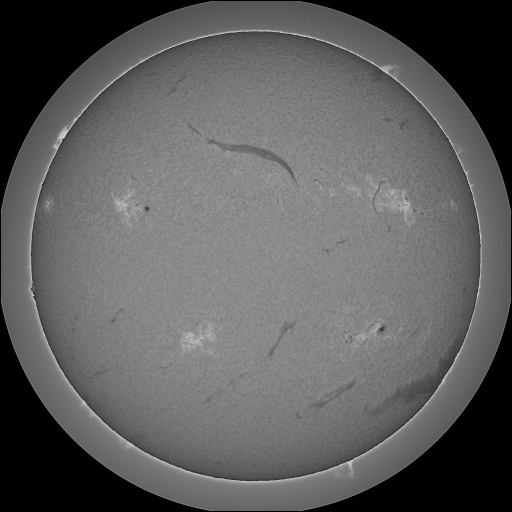
#> input picture best_sample_images/01_best_segmentation_sun2.jpg, 1024 x 1024 px (shown at 1/2 size)
$ python -i solar_preprocessor.py   (imports and definitions only)   (older library calls are emulated)
#> lines starting #> are read from the running program, lines starting #| are printed output that depends on the picture; after the words box and inside, x2 and y2 are one past the last pixel; in counts of white or black regions, pixels touching at a corner belong together
"""
Solar Image Preprocessor
========================
Handles grayscale conversion, normalization, denoising, contrast enhancement,
solar disk detection, limb darkening correction, and image inversion.

Designed for H-alpha full-disk solar observations from GONG/NSO.
"""

import numpy as np
import cv2
from typing import Tuple, Optional, Dict


class SolarPreprocessor:
    """Preprocessing pipeline for H-alpha solar images."""

    def __init__(self, target_size: int = 768, photosphere_mask_radius: float = 0.88):
        self.target_size = target_size
        self.photosphere_mask_radius = photosphere_mask_radius

    def to_grayscale(self, image: np.ndarray) -> np.ndarray:
        """Convert to grayscale if needed."""
        if len(image.shape) == 3:
            return cv2.cvtColor(image, cv2.COLOR_BGR2GRAY)
        return image.copy()

    def detect_solar_disk(self, gray: np.ndarray) -> Tuple[int, int, int]:
        """
        Detect the solar disk center and radius using thresholding + contour fitting.
        """
        _, binary = cv2.threshold(gray, 20, 255, cv2.THRESH_BINARY)
        contours, _ = cv2.findContours(binary, cv2.RETR_EXTERNAL, cv2.CHAIN_APPROX_SIMPLE)
        if not contours:
            h, w = gray.shape
            return w // 2, h // 2, int(min(w, h) // 2 * self.photosphere_mask_radius)

        largest = max(contours, key=cv2.contourArea)
        (cx, cy), radius = cv2.minEnclosingCircle(largest)
        # Apply calibrated photosphere radius (e.g. 0.88 strict core or 1.0 full limb)
        effective_radius = int(radius * self.photosphere_mask_radius)
        return int(cx), int(cy), effective_radius

    def create_disk_mask(self, shape: Tuple[int, int], cx: int, cy: int, radius: int) -> np.ndarray:
        """Create binary mask for the solar disk region."""
        mask = np.zeros(shape, dtype=np.uint8)
        cv2.circle(mask, (cx, cy), radius, 255, -1)
        return mask

    def correct_limb_darkening(self, gray: np.ndarray, cx: int, cy: int, radius: int) -> np.ndarray:
        """
        Correct for center-to-limb brightness variation in H-alpha images.
        Uses a radial polynomial model.
        """
        h, w = gray.shape
        y, x = np.ogrid[:h, :w]
        r = np.sqrt((x - cx) ** 2 + (y - cy) ** 2) / max(radius, 1)
        r = np.clip(r, 0, 1)

        # Limb darkening polynomial: I(r) = 1 - u*(1 - sqrt(1 - r^2))
        mu = np.sqrt(np.maximum(1 - r ** 2, 0))
        u = 0.6  # Limb darkening coefficient for H-alpha
        correction = 1.0 / (1.0 - u * (1.0 - mu) + 1e-8)

        disk_mask = r <= 1.0
        corrected = gray.astype(np.float64)
        corrected[disk_mask] = corrected[disk_mask] * correction[disk_mask]
        corrected = np.clip(corrected, 0, 255).astype(np.uint8)
        return corrected

    def normalize(self, gray: np.ndarray, disk_mask: np.ndarray) -> np.ndarray:
        """Normalize intensity within the solar disk region to [0, 255]."""
        result = gray.copy().astype(np.float64)
        masked = result[disk_mask > 0]
        if len(masked) == 0:
            return gray

        vmin, vmax = np.percentile(masked, [1, 99])
        if vmax - vmin < 1:
            return gray

        result = (result - vmin) / (vmax - vmin) * 255
        result = np.clip(result, 0, 255).astype(np.uint8)
        result[disk_mask == 0] = 0
        return result

    def denoise(self, gray: np.ndarray, sigma: float = 1.0) -> np.ndarray:
        """Apply Gaussian blur for noise reduction."""
        ksize = int(sigma * 4) | 1
        return cv2.GaussianBlur(gray, (ksize, ksize), sigma)

    def enhance_contrast(self, gray: np.ndarray, clip_limit: float = 2.0,
                         tile_size: int = 8) -> np.ndarray:
        """Apply CLAHE for local contrast enhancement."""
        clahe = cv2.createCLAHE(clipLimit=clip_limit, tileGridSize=(tile_size, tile_size))
        return clahe.apply(gray)

    def invert(self, gray: np.ndarray) -> np.ndarray:
        """Invert image so dark filaments become bright (for ridge detection)."""
        return 255 - gray

    def resize(self, image: np.ndarray, size: Optional[int] = None,
                interpolation=cv2.INTER_AREA) -> np.ndarray:
        """Resize image to target size using cv2.INTER_AREA for area-relation anti-aliasing."""
        size = size or self.target_size
        return cv2.resize(image, (size, size), interpolation=interpolation)

    def preprocess(self, image: np.ndarray, return_intermediates: bool = False) -> Dict[str, np.ndarray]:
        """
        Full preprocessing pipeline.
        """
        intermediates = {}
        gray = self.to_grayscale(image)
        intermediates['grayscale'] = gray.copy()

        cx, cy, radius = self.detect_solar_disk(gray)
        disk_mask = self.create_disk_mask(gray.shape, cx, cy, radius)
        intermediates['disk_mask'] = disk_mask.copy()
        intermediates['disk_params'] = (cx, cy, radius)

        corrected = self.correct_limb_darkening(gray, cx, cy, radius)
        intermediates['limb_corrected'] = corrected.copy()

        normalized = self.normalize(corrected, disk_mask)
        intermediates['normalized'] = normalized.copy()

        denoised = self.denoise(normalized, sigma=1.0)
        intermediates['denoised'] = denoised.copy()

        enhanced = self.enhance_contrast(denoised, clip_limit=2.0)
        enhanced[disk_mask == 0] = 0
        intermediates['enhanced'] = enhanced.copy()

        inverted = self.invert(enhanced)
        inverted[disk_mask == 0] = 0
        intermediates['inverted'] = inverted.copy()
        intermediates['preprocessed'] = enhanced.copy()

        if return_intermediates:
            return intermediates
        return {'preprocessed': enhanced, 'inverted': inverted,
                'disk_mask': disk_mask, 'disk_params': (cx, cy, radius)}

    def preprocess_for_model(self, image: np.ndarray) -> np.ndarray:
        """
        Preprocess and resize for model input with cv2.INTER_AREA.
        Returns float32 normalized to [0, 1].
        """
        result = self.preprocess(image, return_intermediates=False)
        preprocessed = result['preprocessed']
        resized = self.resize(preprocessed, self.target_size, interpolation=cv2.INTER_AREA)
        return resized.astype(np.float32) / 255.0

    def preprocess_3channel(self, image: np.ndarray) -> np.ndarray:
        """
        Creates a rich 3-channel chromospheric feature representation [3, H, W]:
        - Channel 0: Normalized H-alpha intensity (CLAHE + limb corrected)
        - Channel 1: Multi-scale Frangi tubular ridge response
        - Channel 2: Multi-scale Hessian maximum curvature eigenvalue
        """
        prep_halpha = self.preprocess_for_model(image)  # [H, W] float32 in [0, 1]

        # Channel 1 & 2: Classical tubular ridge & Hessian eigenvalues
        from classical.frangi import FrangiFilter
        frangi = FrangiFilter(scales=[1, 2, 3, 5, 8], alpha=0.5, beta=0.5, gamma=15.0, black_ridges=True)
        img_u8 = (prep_halpha * 255).astype(np.uint8)
        frangi_resp = frangi.compute_frangi_response(img_u8)
        hessian_resp = frangi.compute_hessian_max_eigenvalue(img_u8)

        ch0 = prep_halpha
        ch1 = cv2.normalize(frangi_resp, None, 0.0, 1.0, cv2.NORM_MINMAX, dtype=cv2.CV_32F)
        ch2 = cv2.normalize(hessian_resp, None, 0.0, 1.0, cv2.NORM_MINMAX, dtype=cv2.CV_32F)

        return np.stack([ch0, ch1, ch2], axis=0)  # Shape: (3, target_size, target_size)

>>> import cv2
>>> picture = cv2.imread('../best_sample_images/01_best_segmentation_sun2.jpg')
#> picture is the input picture: shape (1024, 1024, 3); min 0, max 231, mean 93.5
>>> result = SolarPreprocessor().preprocess_3channel(picture)
#> in detect_solar_disk, `_, binary = cv2.threshold(gray, 20, 255, cv2.THRESH_BINARY)`:
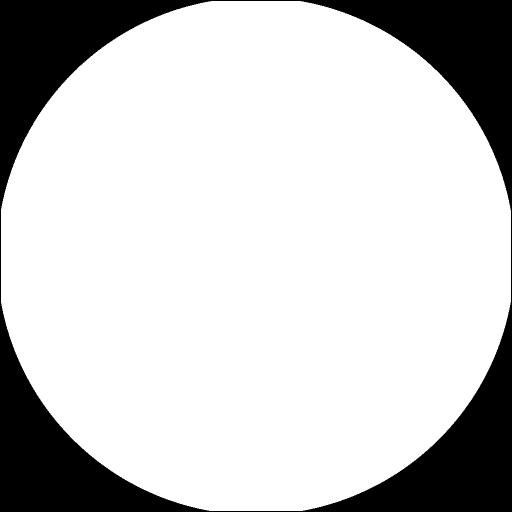
#> binary: shape (1024, 1024) (shown at 1/2 size); 80% white; 1 black region
#> in detect_solar_disk, `contours, _ = cv2.findContours(binary, cv2.RETR_EXTERNAL, cv2.CHAIN_AP..`: contours = 1 contour; box (x1, y1, x2, y2) and area: (2, 2, 1022, 1022) 837609
#> in detect_solar_disk, `largest = max(contours, key=cv2.contourArea)`: largest = contour of 1367 points, box (x1, y1, x2, y2) (2, 2, 1022, 1022), area 837609
#> in detect_solar_disk, `(cx, cy), radius = cv2.minEnclosingCircle(largest)`: cx = 511.2; cy = 511.8; radius = 518.1
#> in detect_solar_disk, `effective_radius = int(radius * self.photosphere_mask_radius)`: effective_radius = 455
#> in preprocess, `cx, cy, radius = self.detect_solar_disk(gray)`: cx = 511; radius = 455
#> in correct_limb_darkening, `r = np.clip(r, 0, 1)`:
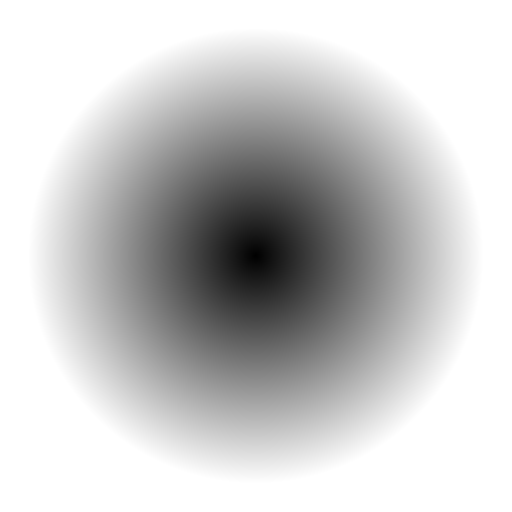
#> r: shape (1024, 1024) float64 (shown at 1/2 size); min 0, max 1, mean 0.793
#> in correct_limb_darkening, `correction = 1.0 / (1.0 - u * (1.0 - mu) + 1e-8)`:
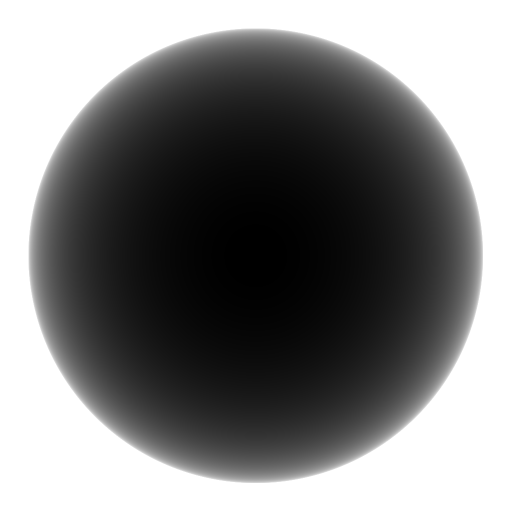
#> correction: shape (1024, 1024) float64 (shown at 1/2 size); min 1, max 2.5, mean 1.75; drawn with min black and max white
#> in correct_limb_darkening, `corrected = np.clip(corrected, 0, 255).astype(np.uint8)`:
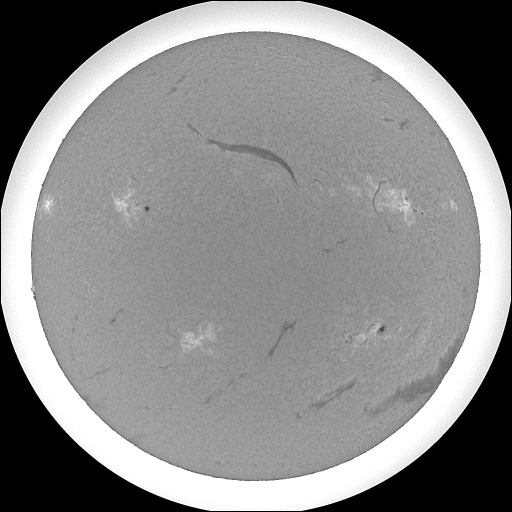
#> corrected: shape (1024, 1024) (shown at 1/2 size); min 0, max 255, mean 137.5
#> in normalize, `vmin, vmax = np.percentile(masked, [1, 99])`: vmin = 116; vmax = 255
#> in normalize, `result[disk_mask == 0] = 0`:
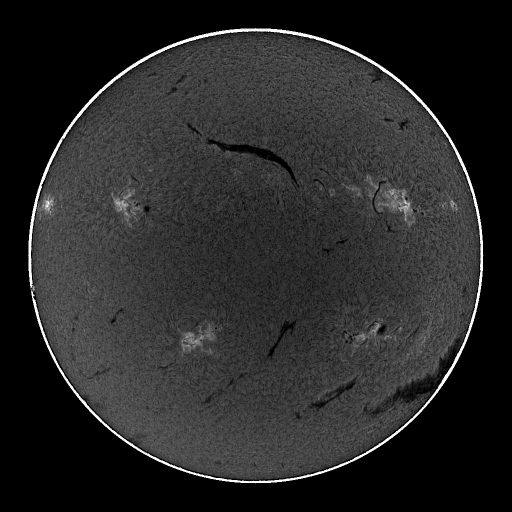
#> result: shape (1024, 1024) (shown at 1/2 size); min 0, max 255, mean 39.8
#> in preprocess, `inverted[disk_mask == 0] = 0`:
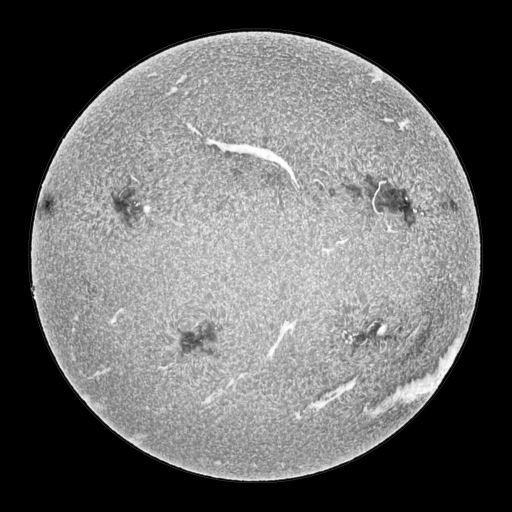
#> inverted: shape (1024, 1024) (shown at 1/2 size); min 0, max 254, mean 103.7
#> in preprocess_for_model, `result = self.preprocess(image, return_intermediates=False)`: result = 4 items
#> in resize, `return cv2.resize(image, (size, size), interpolation=interpolation)`:
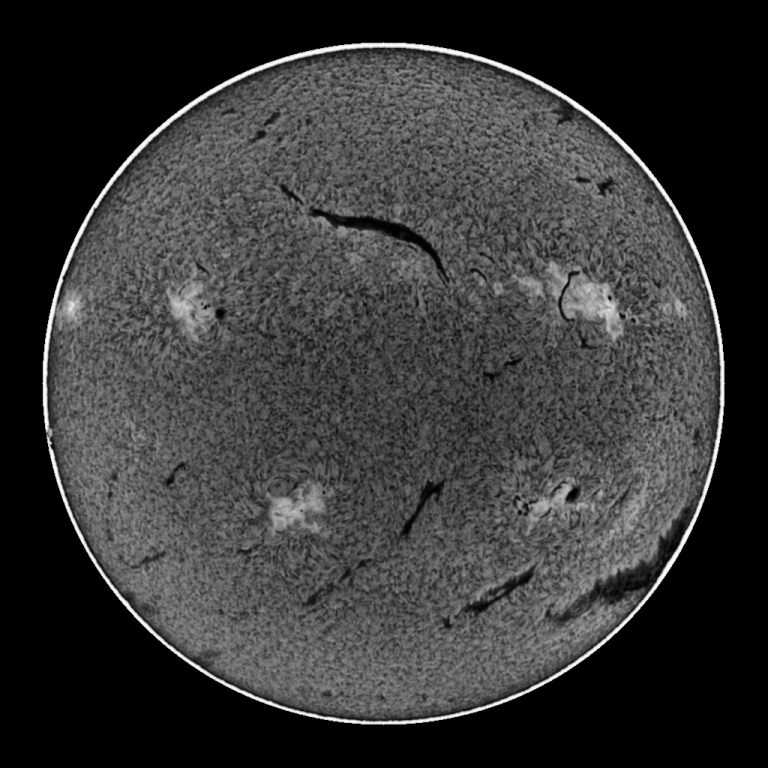
#> returned value: shape (768, 768); min 0, max 255, mean 54.5
#> (the run stopped early here; a loop or call above may not have finished)

$ run again, on best_sample_images/02_high_contrast_sun4.jpg
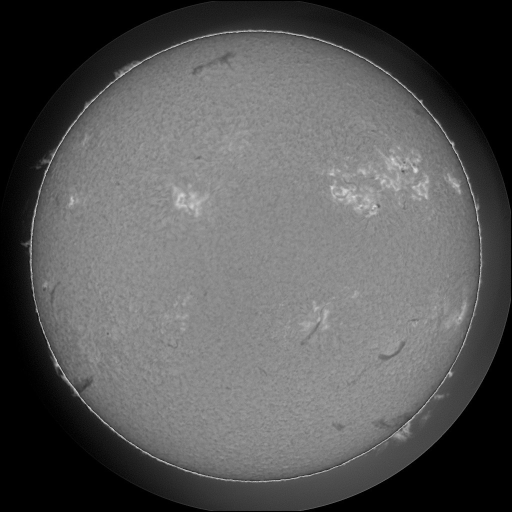
#> input picture best_sample_images/02_high_contrast_sun4.jpg, 1024 x 1024 px (shown at 1/2 size)
#> picture is the input picture: shape (1024, 1024, 3); min 0, max 229, mean 88.8
#> in detect_solar_disk, `_, binary = cv2.threshold(gray, 20, 255, cv2.THRESH_BINARY)`:
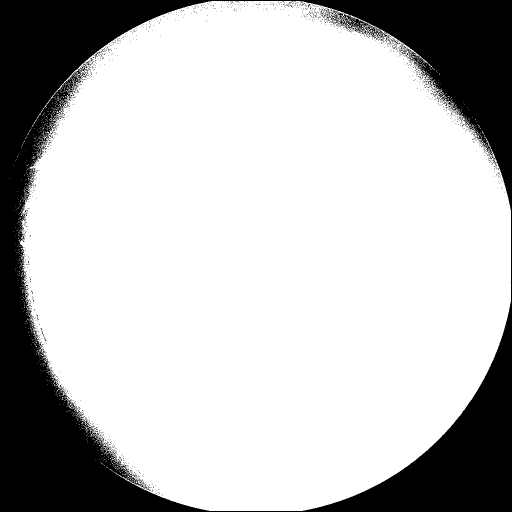
#> binary: shape (1024, 1024) (shown at 1/2 size); 75.7% white; 1352 black regions (1345 under 20 px)
#> contours = 958 contours, 957 with area under 20; largest, box (x1, y1, x2, y2) and area: (39, 2, 1022, 1022) 794536
#> largest = contour of 3886 points, box (x1, y1, x2, y2) (39, 2, 1022, 1022), area 794536
#> in detect_solar_disk, `(cx, cy), radius = cv2.minEnclosingCircle(largest)`: cx = 511.4; cy = 511.8; radius = 517.9
#> effective_radius = 455
#> in preprocess, `cx, cy, radius = self.detect_solar_disk(gray)`: cx = 511; radius = 455
#> mask: shape (1024, 1024); 62% white; 1 black region, box (x1, y1, x2, y2) and area: (0, 0, 1024, 1024) 398207
#> disk_mask: shape (1024, 1024) bool; every value is 1
#> vmin = 124; vmax = 255
#> in preprocess_for_model, `result = self.preprocess(image, return_intermediates=False)`: result = 4 items
#> in resize, `return cv2.resize(image, (size, size), interpolation=interpolation)`:
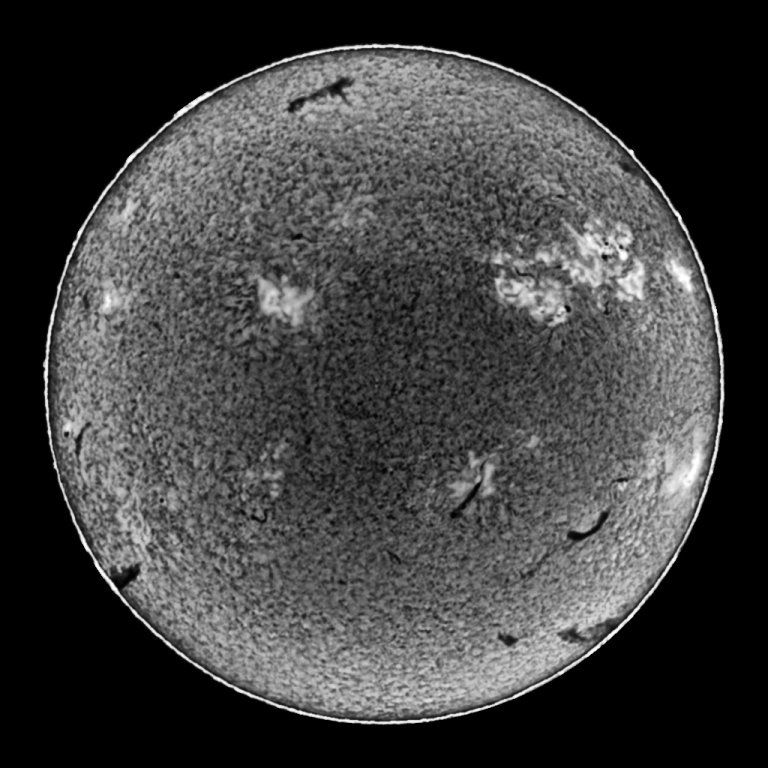
#> returned value: shape (768, 768); min 0, max 255, mean 63.3

$ run again, on best_sample_images/03_earth_direct_hit_cme.jpg
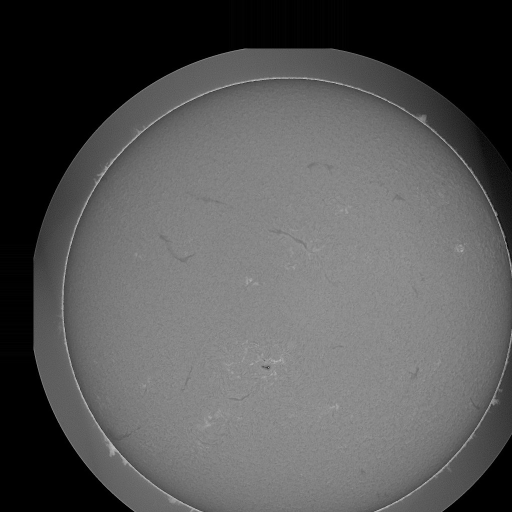
#> input picture best_sample_images/03_earth_direct_hit_cme.jpg, 1024 x 1024 px (shown at 1/2 size)
#> picture is the input picture: shape (1024, 1024, 3); min 0, max 217, mean 87
#> in detect_solar_disk, `_, binary = cv2.threshold(gray, 20, 255, cv2.THRESH_BINARY)`:
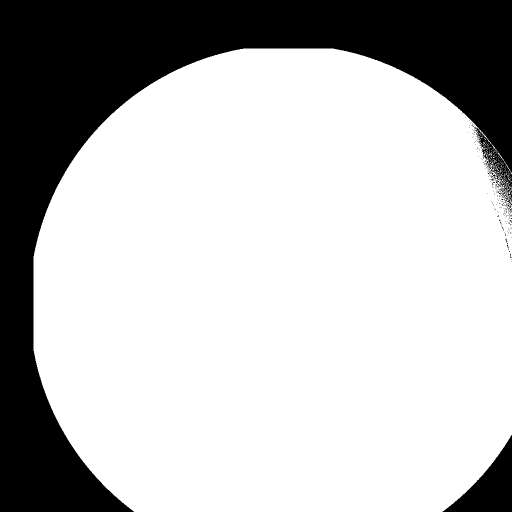
#> binary: shape (1024, 1024) (shown at 1/2 size); 73.5% white; 205 black regions (202 under 20 px)
#> contours = 168 contours, 166 with area under 20; largest, box (x1, y1, x2, y2) and area: (67, 97, 1024, 1024) 768701, (995, 305, 1021, 342) 20
#> largest = contour of 1353 points, box (x1, y1, x2, y2) (67, 97, 1024, 1024), area 768701
#> in detect_solar_disk, `(cx, cy), radius = cv2.minEnclosingCircle(largest)`: cx = 576.2; cy = 606.8; radius = 518
#> effective_radius = 455
#> in preprocess, `cx, cy, radius = self.detect_solar_disk(gray)`: cx = 576; cy = 606; radius = 455
#> mask: shape (1024, 1024); 61.1% white; 2 black regions, box (x1, y1, x2, y2) and area: (0, 0, 1024, 1024) 378930, (759, 691, 1024, 1024) 29201
#> disk_mask: shape (1024, 1024) bool; every value is 1
#> vmin = 132; vmax = 255
#> in preprocess_for_model, `result = self.preprocess(image, return_intermediates=False)`: result = 4 items
#> in resize, `return cv2.resize(image, (size, size), interpolation=interpolation)`:
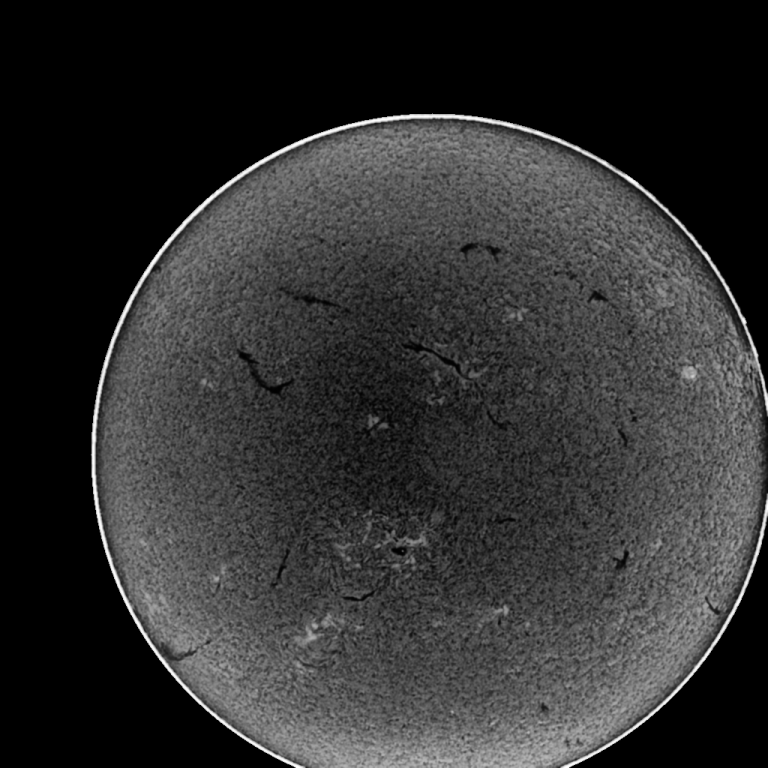
#> returned value: shape (768, 768); min 0, max 255, mean 47.9
